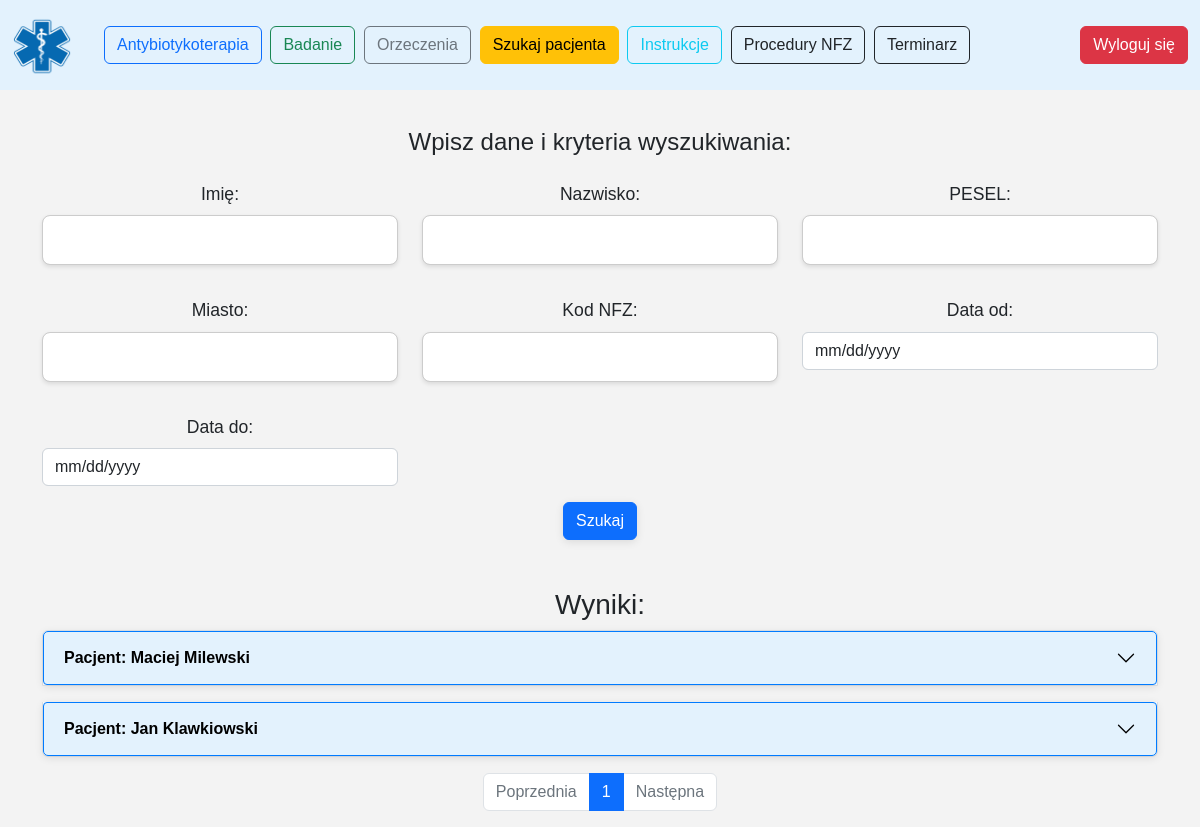
Screenshot of /patient (signed in) with the database file from the repository.
### app/models.py (models this page shows)
class Patient(db.Model):
    __tablename__ = 'patient'
    id = db.Column(db.Integer, primary_key=True)
    first_name = db.Column(db.String(50), nullable=False)
    surname = db.Column(db.String(50), nullable=False)
    pesel = db.Column(db.String(11), unique=True, nullable=False)
    gender = db.Column(db.String(10), nullable=False)
    state = db.Column(db.String(50))
    city = db.Column(db.String(50))
    street = db.Column(db.String(50))
    apartment_number = db.Column(db.String(10))
    visits = db.relationship('Visit', backref='patient', lazy='select')
    certificates = db.relationship('MedicalCertificate', backref='patient', lazy=True)

### app/routes/patient.py (the view, shortened to what this page needs)
@patient_bp.route('/patient', methods=['GET', 'POST'])
@login_required
def patient_main():
    try:
        current_page = int(request.args.get('page', 1))  # Paginacja pacjentów
        visit_page = int(request.args.get('visit_page', 1))  # Paginacja wizyt
        filters = []
        joins_required = False
        patients = []
        total_pages = 0
        query = db.session.query(Patient).filter(*filters)
        total_patients = query.count()
        total_pages = ceil(total_patients / ITEMS_PER_PAGE)
        patients = query.offset((current_page - 1) * ITEMS_PER_PAGE).limit(ITEMS_PER_PAGE).all()
        for patient in patients:
            visit_query = db.session.query(Visit).filter_by(patient_id=patient.id)
            total_visits = visit_query.count()
            visit_total_pages = ceil(total_visits / VISITS_PER_PAGE)
            patient.limited_visits = visit_query.offset((visit_page - 1) * VISITS_PER_PAGE).limit(
                VISITS_PER_PAGE).all()
            patient.visit_current_page = visit_page
            patient.visit_total_pages = visit_total_pages
            patient.visit_has_prev = visit_page > 1
            patient.visit_has_next = visit_page < visit_total_pages
        return render_template(
            'patient.html',
            current_user=current_user.login,
            results=patients,
            current_page=current_page,
            total_pages=total_pages,
            has_prev=current_page > 1,
            has_next=current_page < total_pages
        )
    except Exception as e:
        print(f"Error in patient_main: {e}")
        return abort(500)

### app/templates/patient.html (shortened to what this page needs)
<!DOCTYPE html>
<html lang="pl">
<head>
    <link rel="stylesheet" href="{{ url_for('static', filename='css/bootstrap.min.css') }}">
    <link rel="stylesheet" href="{{ url_for('static', filename='css/patient.css') }}">
</head>
<body>
<div class="col-12 text-center">
    <div class="container col-12">
        <div class="row">
            <nav class="navbar fixed-top navbar-expand-lg navbar-light" style="background-color: #e3f2fd;">
                <div class="container-fluid">
                    <a class="navbar-brand" href="#">
                        <img src="{{ url_for('static', filename='img/logo.png') }}" alt="" width="60" height="60"
                             class="d-inline-block align-text-top">
                    </a>
                    <div class="collapse navbar-collapse" id="navbarSupportedContent">
                        <ul class="navbar-nav me-auto mb-2 mb-lg-0">
                            <li class="nav-item">
                                <a class="btn btn-outline-primary" type="button"
                                   href="{{ url_for('antibiotic.antibiotic_main') }}">Antybiotykoterapia</a>
                            </li>
                            <li class="nav-item">
                                <a class="btn btn-outline-success" type="button"
                                   href="{{ url_for('visit.main_form') }}">Badanie</a>
                            </li>
                            <li class="nav-item">
                                <a class="btn btn-outline-secondary" type="button"
                                   href="{{ url_for('medical_certificate.medical_certificate_main') }}">Orzeczenia</a>
                            </li>
                            <li class="nav-item">
                                <a class="btn btn-warning" type="button"
                                   href="{{ url_for('patient.patient_main') }}">Szukaj
                                    pacjenta</a>
                            </li>
                            <li class="nav-item">
                                <a class="btn btn-outline-info" type="button"
                                   href="{{ url_for('instruction.instruction_main') }}">Instrukcje</a>
                            </li>
                            <li class="nav-item">
                                <a class="btn btn-outline-dark" type="button"
                                   href="{{ url_for('procedure.procedure_main') }}">Procedury
                                    NFZ</a>
                            </li>
                            <li class="nav-item">
                                <a class="btn btn-outline-dark" type="button"
                                   href="{{ url_for('schedule.schedule_main') }}">Terminarz</a>
                            </li>
                        </ul>
                        <a class="btn btn-danger" type="button" href="{{ url_for('auth.logout') }}">Wyloguj się</a>
                    </div>
                </div>
            </nav>
        </div>
    </div>
    <div class="container mt-5 pt-5">
        <h4 class="mb-4">Wpisz dane i kryteria wyszukiwania:</h4>
        <form method="POST" action="{{ url_for('patient.patient_main') }}">
            <div class="row mb-3">
                <div class="col-md-4">
                    <label for="first_name" class="form-label">Imię:</label>
                    <input type="text" class="form-control" id="first_name" name="first_name">
                </div>
                <div class="col-md-4">
                    <label for="surname" class="form-label">Nazwisko:</label>
                    <input type="text" class="form-control" id="surname" name="surname">
                </div>
                <div class="col-md-4">
                    <label for="pesel" class="form-label">PESEL:</label>
                    <input type="text" class="form-control" id="pesel" name="pesel">
                </div>
            </div>
            <div class="row mb-3">
                <div class="col-md-4">
                    <label for="city" class="form-label">Miasto:</label>
                    <input type="text" class="form-control" id="city" name="city">
                </div>
                <div class="col-md-4">
                    <label for="nfz_info" class="form-label">Kod NFZ:</label>
                    <input type="text" class="form-control" id="nfz_info" name="nfz_info">
                </div>
                <div class="col-md-4">
                    <label for="start_date" class="form-label">Data od:</label>
                    <input type="date" class="form-control" id="start_date" name="start_date">
                </div>
            </div>
            <div class="row mb-3">
                <div class="col-md-4">
                    <label for="end_date" class="form-label">Data do:</label>
                    <input type="date" class="form-control" id="end_date" name="end_date">
                </div>
            </div>
            <button type="submit" class="btn btn-primary">Szukaj</button>
        </form>
        {% if results is not none %}
            {% if results %}
                <h3 class="mt-5">Wyniki:</h3>
                <div id="results-pagination">
                    <div class="accordion" id="patientsAccordion">
                        {% for patient in results %}
                            <div class="accordion-item">
                                <h2 class="accordion-header" id="heading{{ loop.index }}">
                                    <button class="accordion-button collapsed" type="button" data-bs-toggle="collapse"
                                            data-bs-target="#collapse{{ loop.index }}" aria-expanded="false"
                                            aria-controls="collapse{{ loop.index }}">
                                        Pacjent: {{ patient.first_name }} {{ patient.surname }}
                                    </button>
                                </h2>
                            </div>
                        {% endfor %}
                    </div>
                </div>
            {% else %}
                <p class="mt-5">Brak wyników wyszukiwania.</p>
            {% endif %}
        {% endif %}
        <nav aria-label="Page navigation">
            <ul class="pagination justify-content-center">
                <li class="page-item {% if not has_prev %}disabled{% endif %}">
                    <a class="page-link"
                       href="{{ url_for('patient.patient_main', page=current_page - 1) }}">Poprzednia</a>
                </li>
                {% for page_num in range(1, total_pages + 1) %}
                    <li class="page-item {% if page_num == current_page %}active{% endif %}">
                        <a class="page-link"
                           href="{{ url_for('patient.patient_main', page=page_num) }}">{{ page_num }}</a>
                    </li>
                {% endfor %}
                <li class="page-item {% if not has_next %}disabled{% endif %}">
                    <a class="page-link"
                       href="{{ url_for('patient.patient_main', page=current_page + 1) }}">Następna</a>
                </li>
            </ul>
        </nav>
    </div>
</div>
</body>
</html>

### app/static/css/patient.css (style rules this page uses)
body { font-family: 'Verdana', sans-serif, sans; font-size: 1rem; font-weight: 400; margin: 1rem; padding: 0; box-sizing: border-box; background-color: #f3f3f3; }
.text-center { margin-top: 2rem; font-size: 1.1rem; font-weight: 400; }
input[type="text"], input[type="email"], input[type="password"], textarea, select { width: 100%; padding: 0.75rem; margin-bottom: 1rem; font-family: 'Verdana', sans-serif; font-size: 1rem; font-weight: 400; color: #333; background-color: #ffffff; border: 1px solid #cccccc; border-radius: 8px; box-shadow: 0 2px 4px rgba(0, 0, 0, 0.1); box-sizing: border-box; }
button, input[type="submit"] { font-family: 'Verdana', sans-serif; font-size: 1rem; font-weight: 400; color: #ffffff; background-color: #007bff; border: none; padding: 0.75rem 1.5rem; text-align: center; border-radius: 8px; cursor: pointer; box-shadow: 0 2px 8px rgba(0, 0, 0, 0.1); transition: background-color 0.3s ease, box-shadow 0.3s ease; }
.accordion-button { background-color: #e3f2fd; color: #000; font-weight: bold; border: 1px solid #007bff; border-radius: 4px; }
.accordion-item { margin-bottom: 1rem; }

### rows the page displays
Patient: first_name "Maciej", surname "Milewski"
Patient: first_name "Jan", surname "Klawkiowski"

### other values shown
{{ page_num }} "1"
